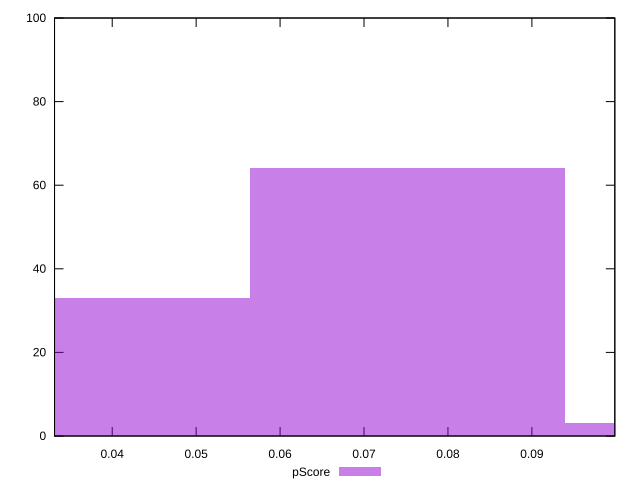

Recreate this plot in gnuplot.
reset

$pScore <<EOF
0.037598848470784214 33
0.07519769694156843 64
0.11279654541235265 3
EOF

set key outside below
set boxwidth 0.037598848470784214
set xrange [0.03312731055319473:0.09988084155409083]
set yrange [0:100]
set trange [0:100]
set style fill transparent solid 0.5 noborder
set terminal svg size 640, 490 enhanced background rgb 'white'
set output "report_00013_2021-02-09T12-04-24.940Z/interactive/samples/pages+cached/pScore/histogram.svg"

plot $pScore title "pScore" with boxes

reset
